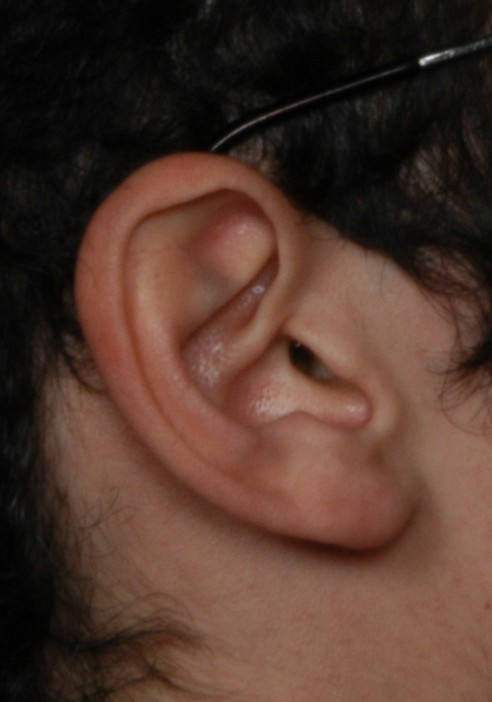
#> input picture TrainingDataSet2/056_up_ear.jpg, 492 x 702 px; its folder holds 4 pictures in this run
$ python crop-images.py
#> lines starting #> are read from the running program, lines starting #| are printed output that depends on the picture
import cv2
import os


# [5 lines of commented-out code are left out]
dirName = '../TrainingDataSet2'
imagesPaths = os.listdir(dirName)

def resizeImage(dirName, path):
#> called with dirName = '../TrainingDataSet2', path = '056_up_ear.jpg'
    image = cv2.imread(os.path.join(dirName, path))
#> image is the input picture: shape (702, 492, 3); mean B, G, R 44.1, 54.9, 80.7
    resizedImage = image[40:630, 35:465]
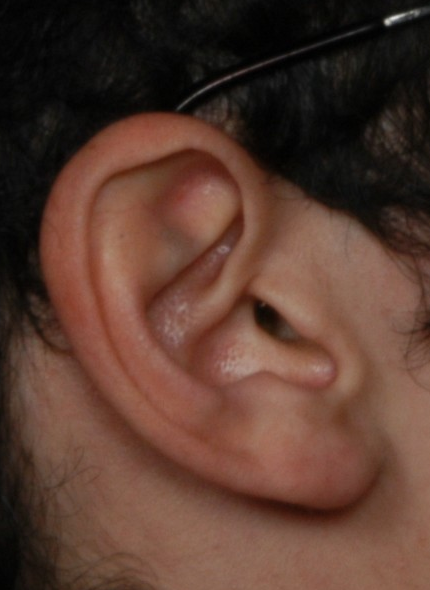
#> resizedImage: shape (590, 430, 3); mean B, G, R 47.8, 59.5, 88.9
    cv2.imwrite('../CroppedTrainingDataSet2/' + path, resizedImage)

for path in imagesPaths:
    resizeImage(dirName, path)
#> pass 2 of the loop `for path in imagesPaths:`:
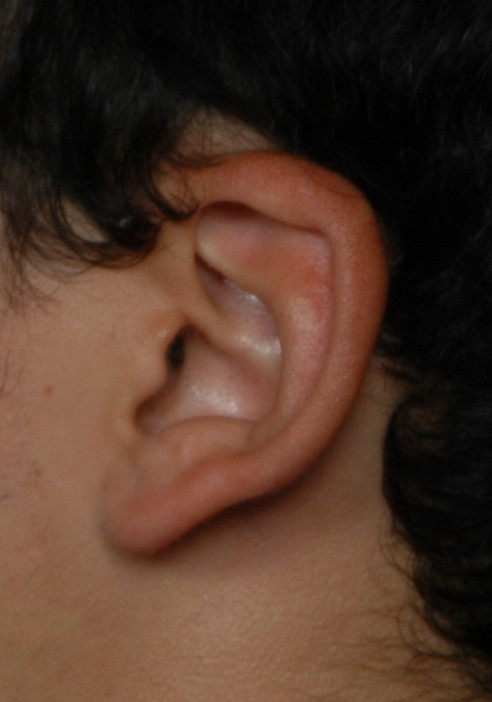
#> input picture TrainingDataSet2/058_back_ear.jpg, 492 x 702 px
#> in resizeImage, image is the input picture: shape (702, 492, 3); mean B, G, R 40.5, 54, 80
#> in resizeImage (call 2), `resizedImage = image[40:630, 35:465]`:
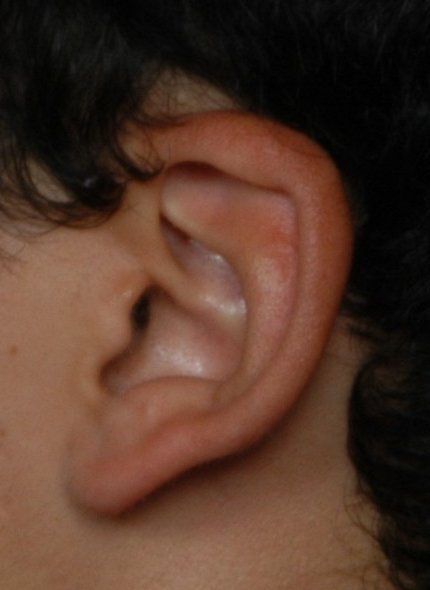
#> resizedImage: shape (590, 430, 3); mean B, G, R 41.1, 54.6, 82.8
#> pass 3 of the loop `for path in imagesPaths:`:
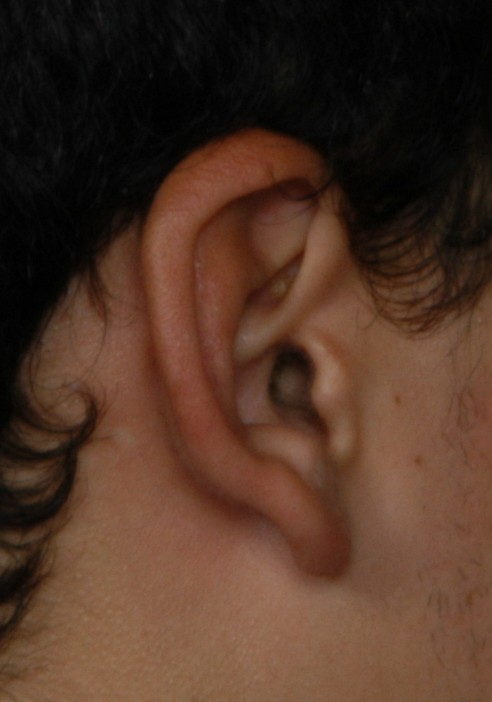
#> input picture TrainingDataSet2/058_left_ear.jpg, 492 x 702 px
#> in resizeImage, image is the input picture: shape (702, 492, 3); mean B, G, R 37.6, 51.8, 78.6
#> in resizeImage (call 3), `resizedImage = image[40:630, 35:465]`:
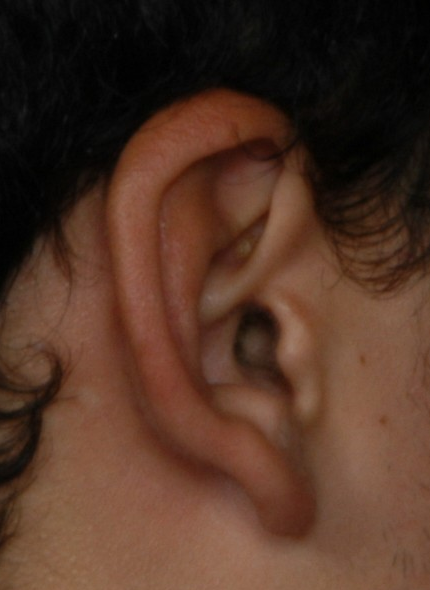
#> resizedImage: shape (590, 430, 3); mean B, G, R 37.9, 52.3, 81.4
#> the loop made 4 passes; the first 3 are shown
